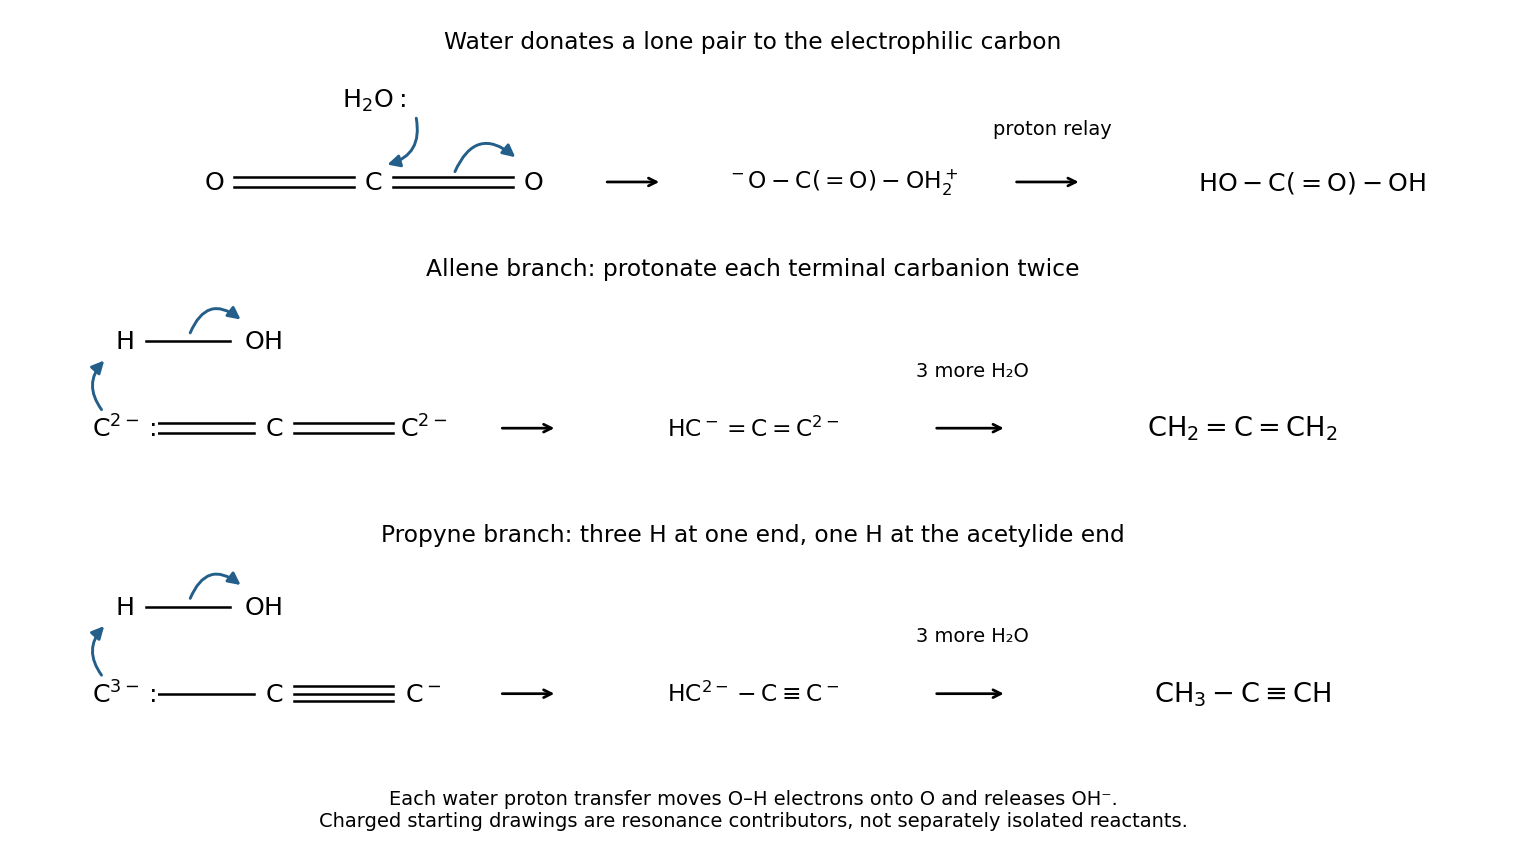

Source code (Python):
"""Original electron-pair arrows for hydration and carbide protonation."""
import matplotlib
matplotlib.use('Agg')
import matplotlib.pyplot as plt
from matplotlib.patches import FancyArrowPatch

fig,ax=plt.subplots(figsize=(11,6.3),facecolor='white');ax.set(xlim=(-.2,14.8),ylim=(-.7,8));ax.axis('off')
def txt(x,y,s,fs=13):ax.text(x,y,s,ha='center',va='center',fontsize=fs,bbox={'facecolor':'white','edgecolor':'none','pad':1})
def bond(a,b,n=1):
    for off in ([0] if n==1 else [-.05,.05] if n==2 else [-.08,0,.08]):ax.plot([a[0],b[0]],[a[1]+off,b[1]+off],color='black',lw=1.3)
def flow(a,b,rad=.4):ax.add_patch(FancyArrowPatch(a,b,arrowstyle='-|>',connectionstyle=f'arc3,rad={rad}',mutation_scale=13,color='#245f8a',lw=1.5))
def step(x1,x2,y):ax.annotate('',(x2,y),(x1,y),arrowprops={'arrowstyle':'->','lw':1.4})
txt(7.2,7.7,'Water donates a lone pair to the electrophilic carbon',12)
for x,s in [(1.8,r'$\mathrm{O}$'),(3.4,r'$\mathrm{C}$'),(5,r'$\mathrm{O}$')]:txt(x,6.25,s)
bond((2,6.25),(3.2,6.25),2);bond((3.6,6.25),(4.8,6.25),2)
txt(3.4,7.1,r'$\mathrm{H_2O{:}}$');flow((3.82,6.95),(3.5,6.42),-.5);flow((4.2,6.32),(4.85,6.48),-.7)
step(5.7,6.3,6.25);txt(8.1,6.25,r'$\mathrm{^-O-C(=O)-OH_2^+}$',12)
step(9.8,10.5,6.25);txt(10.2,6.8,'proton relay',10);txt(12.8,6.25,r'$\mathrm{HO-C(=O)-OH}$',13)
txt(7.2,5.35,'Allene branch: protonate each terminal carbanion twice',12)
def start(cy,leftcharge,bonds):
    txt(.9,cy,leftcharge);txt(2.4,cy,r'$\mathrm{C}$');txt(3.9,cy,r'$\mathrm{C^-}$' if bonds[0]==1 else r'$\mathrm{C^{2-}}$')
    bond((1.2,cy),(2.2,cy),bonds[0]);bond((2.6,cy),(3.6,cy),bonds[1])
    txt(.9,cy+.9,r'$\mathrm{H}$');txt(2.3,cy+.9,r'$\mathrm{OH}$');bond((1.12,cy+.9),(1.96,cy+.9))
    flow((.7,cy+.16),(.73,cy+.73),-.45);flow((1.55,cy+.95),(2.1,cy+1.1),-.7)
start(3.7,r'$\mathrm{C^{2-}{:}}$',[2,2]);step(4.65,5.25,3.7);txt(7.2,3.7,r'$\mathrm{HC^-=C=C^{2-}}$',12)
step(9,9.75,3.7);txt(9.4,4.3,'3 more H₂O',10);txt(12.1,3.7,r'$\mathrm{CH_2=C=CH_2}$',14)
txt(7.2,2.6,'Propyne branch: three H at one end, one H at the acetylide end',12)
start(.95,r'$\mathrm{C^{3-}{:}}$',[1,3]);step(4.65,5.25,.95);txt(7.2,.95,r'$\mathrm{HC^{2-}-C\equiv C^-}$',12)
step(9,9.75,.95);txt(9.4,1.55,'3 more H₂O',10);txt(12.1,.95,r'$\mathrm{CH_3-C\equiv CH}$',14)
txt(7.2,-.25,'Each water proton transfer moves O–H electrons onto O and releases OH⁻.\nCharged starting drawings are resonance contributors, not separately isolated reactants.',10)
fig.tight_layout();fig.savefig('paper-1-hydration-protonation.png',dpi=140,facecolor='white',bbox_inches='tight');plt.close(fig)
